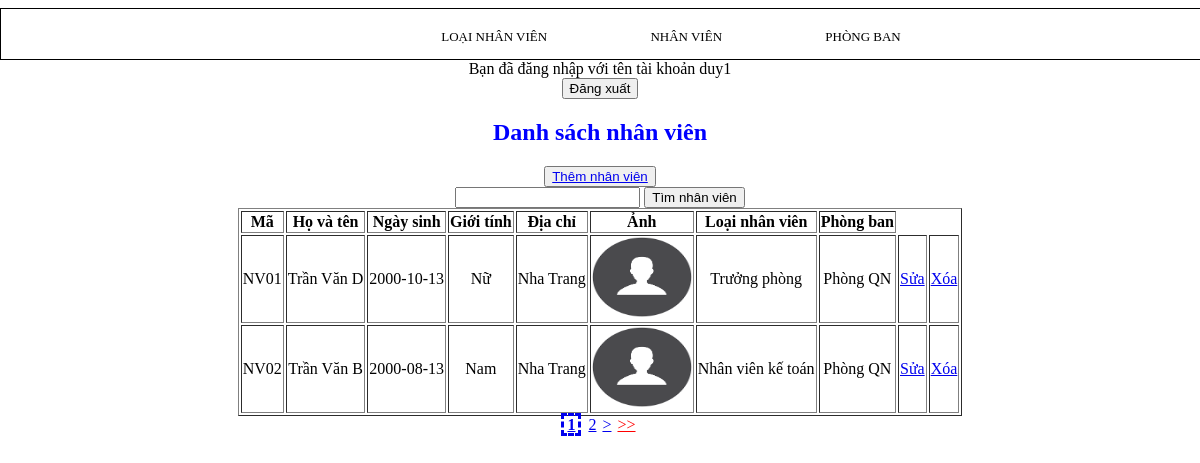
The app's page /Index_NV.php (signed in) with its own data.
### tables this page shows
CREATE TABLE `nhanvien` (
  `MANV` varchar(5) NOT NULL,
  `HOTEN` varchar(50) NOT NULL,
  `NGASINH` date NOT NULL,
  `GIOITINH` tinyint(1) NOT NULL,
  `DIACHI` varchar(50) NOT NULL,
  `ANH` varchar(50) NOT NULL,
  `MALOAINV` varchar(5) NOT NULL,
  `MAPHONG` varchar(5) NOT NULL
);

CREATE TABLE `loainv` (
  `MALOAINV` varchar(5) NOT NULL,
  `TENLOAINV` varchar(20) NOT NULL
);

CREATE TABLE `phongban` (
  `MAPHONG` varchar(5) NOT NULL,
  `TENPHONG` varchar(50) NOT NULL
);

### Index_NV.php (the view, shortened to what this page needs)
<!DOCTYPE html>
<html lang="en">
<head>
</head>
<body>
<?php
	include('connectnv.php');
	include('H.php');
	?>
    <?php
		if (isset($_SESSION['use'])) echo 'Bạn đã đăng nhập với tên tài khoản '.$_SESSION['use'];
		else header('Location: Login.php');
	?>
    <?php
        if (!isset($_GET['page'])) {
            $page = 1;
        } else {
            $page = $_GET['page'];
        }
    ?>
<form method="post" action="Logout.php">
    <input type="submit" value="Đăng xuất" >
</form>
	<div class="container">
		<div class="row">
			<h2 class="text-center" style="color: blue;">Danh sách nhân viên</h2>
            <button type="button" class="btn btn-default btn-lg"><a href="Creat_NV.php">Thêm nhân viên</a></button>
            <form action="Index_NV.php" method="get">
                <input name="keyword" placeholder="" value="">
                <input type="submit" value="Tìm nhân viên">
            </form>
			<table class="table" border="1" >
				<thead>
					<tr>
						<th>Mã</th>
						<th>Họ và tên</th>
						<th>Ngày sinh</th>
						<th>Giới tính</th>
						<th>Địa chỉ</th>
						<th>Ảnh</th>
						<th>Loại nhân viên</th>
						<th>Phòng ban</th>
					</tr>
				</thead>
				<tbody>
					<tr>
						<?php
                        $sql='SELECT * FROM NHANVIEN';
                        $results_per_page = 2;
                        $result = mysqli_query($dbc, $sql);
                        $number_of_results = mysqli_num_rows($result);
                        $number_of_pages = ceil($number_of_results/$results_per_page);
                        $this_page_first_result = ($page-1)*$results_per_page;
                        $row_sql="SELECT MANV,HOTEN,NGASINH,GIOITINH,DIACHI,ANH,loainv.TENLOAINV,phongban.TENPHONG from nhanvien JOIN loainv JOIN phongban WHERE nhanvien.MALOAINV = loainv.MALOAINV and nhanvien.MAPHONG = phongban.MAPHONG LIMIT ".$this_page_first_result.','.$results_per_page;
                        $row_thuchien=mysqli_query($dbc,$row_sql);
						while($dulieu =mysqli_fetch_array($row_thuchien)){
							?>
							<td><?php echo $dulieu['MANV']; ?></td>
							<td><?php echo $dulieu['HOTEN']; ?> </td>
							<td><?php echo $dulieu['NGASINH']; ?></td>
							<td><?php
                            if($dulieu['GIOITINH']=='1')
                                echo ('Nam');
                            else
                                echo ('Nữ');
                            ?></td>
							<td><?php echo $dulieu['DIACHI']; ?></td>
                        <td><img src="<?php echo 'Image/'.$dulieu['ANH']; ?>" style="width: 100px;height: 80px;" alt="Avatar" class="avatar"></td>
							<td><?php echo $dulieu['TENLOAINV']; ?></td>
							<td><?php echo $dulieu['TENPHONG']; ?></td>
							<td>
								<a onclick=" return confirm('bạn có chắc muốn sửa không')" href="Update_NV.php?id=<?php echo $dulieu['MANV'] ?>">Sửa
								</a>
							</td>
							<td>
								<a onclick=" return confirm('bạn có chắc muốn xóa không') " href="Delete_NV.php?id=<?php echo $dulieu['MANV']; ?>" >Xóa
								</a>
							</td>
						</tr>
					<?php 	} ?>
				</tbody>
			</table>
            <?php
            for ($page_a=1;$page_a<=$number_of_pages;$page_a++) {
              if ($page_a==$page)
                  echo '<b><a href="Index_NV.php?page='.$page_a.'"  style="border-style: dashed;padding-right: 3px;padding-left: 3px;">' . $page_a . '</a></b> ';
              else
                  echo '<a href="Index_NV.php?page='.$page_a.'" style="padding-right: 3px;padding-left: 3px;">' . $page_a . '</a>';
            }
            if ($page!=$number_of_pages) echo '<a href="Index_NV.php?page='.($page+1).'" style="padding-right: 3px;padding-left: 3px;">'.'>'.'</a>';
            if ($page!=$number_of_pages)
            echo '<a href="Index_NV.php?page='.($number_of_pages).'" style="padding-right: 3px;padding-left: 3px;color: red">'.'>>'.'</a>';
            ?>
		</div>
	</div>
</body>
</html>

### H.php (style rules this page uses)
* { text-align: center; margin-left: auto; margin-right: auto; }

### records on screen
nhanvien: MANV "NV01", HOTEN "Trần Văn D", NGASINH "2000-10-13", GIOITINH "Nữ", DIACHI "Nha Trang", ANH (picture), MALOAINV.TENLOAINV "Trưởng phòng", MAPHONG.TENPHONG "Phòng QN"
nhanvien: MANV "NV02", HOTEN "Trần Văn B", NGASINH "2000-08-13", GIOITINH "Nam", DIACHI "Nha Trang", ANH (picture), MALOAINV.TENLOAINV "Nhân viên kế toán", MAPHONG.TENPHONG "Phòng QN"

### other values on screen
$_SESSION['use'] "duy1"
